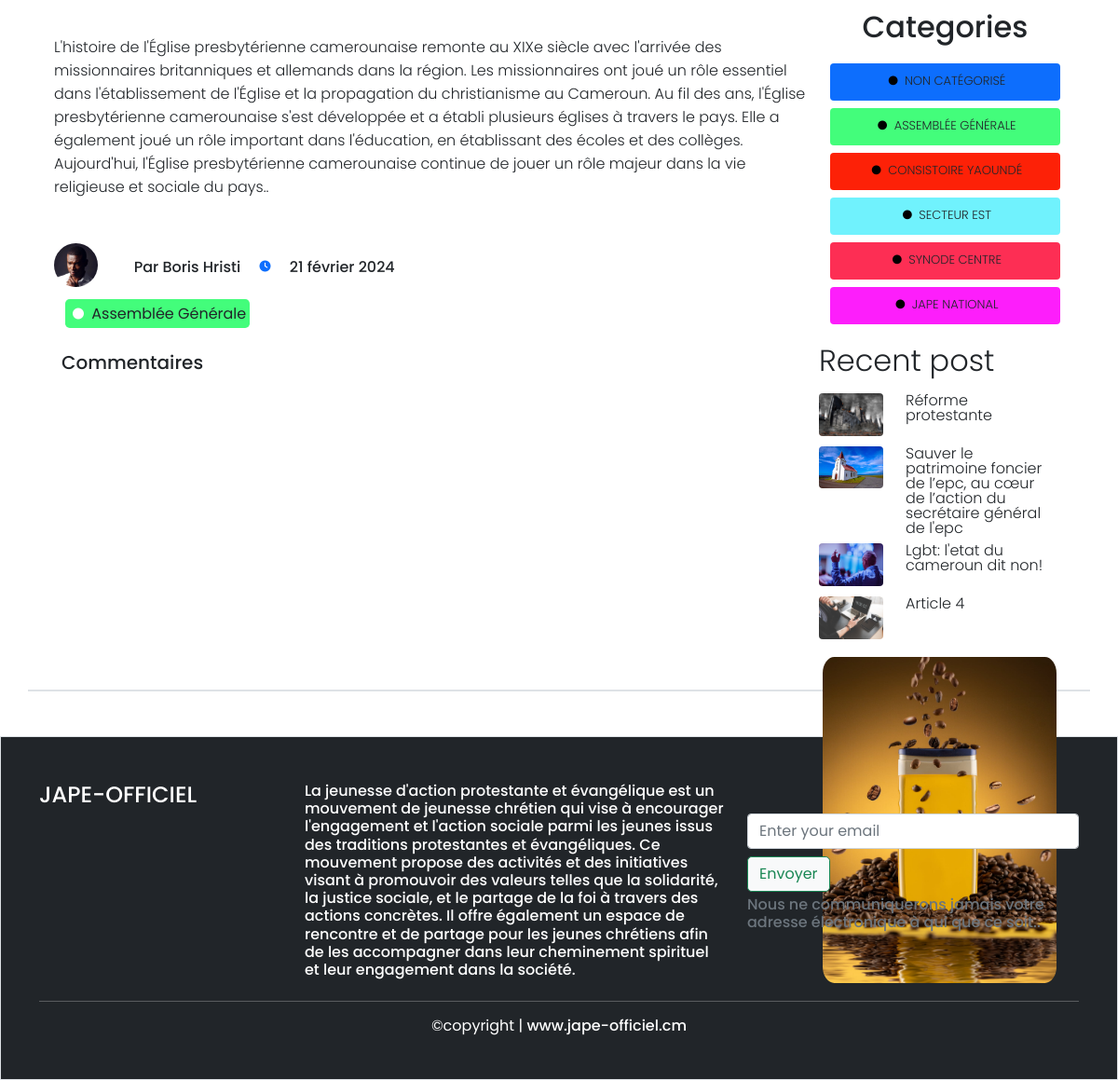
The page /post/eglise-presbyterienne-camerounaise/ (lower part) on the database as committed earlier.
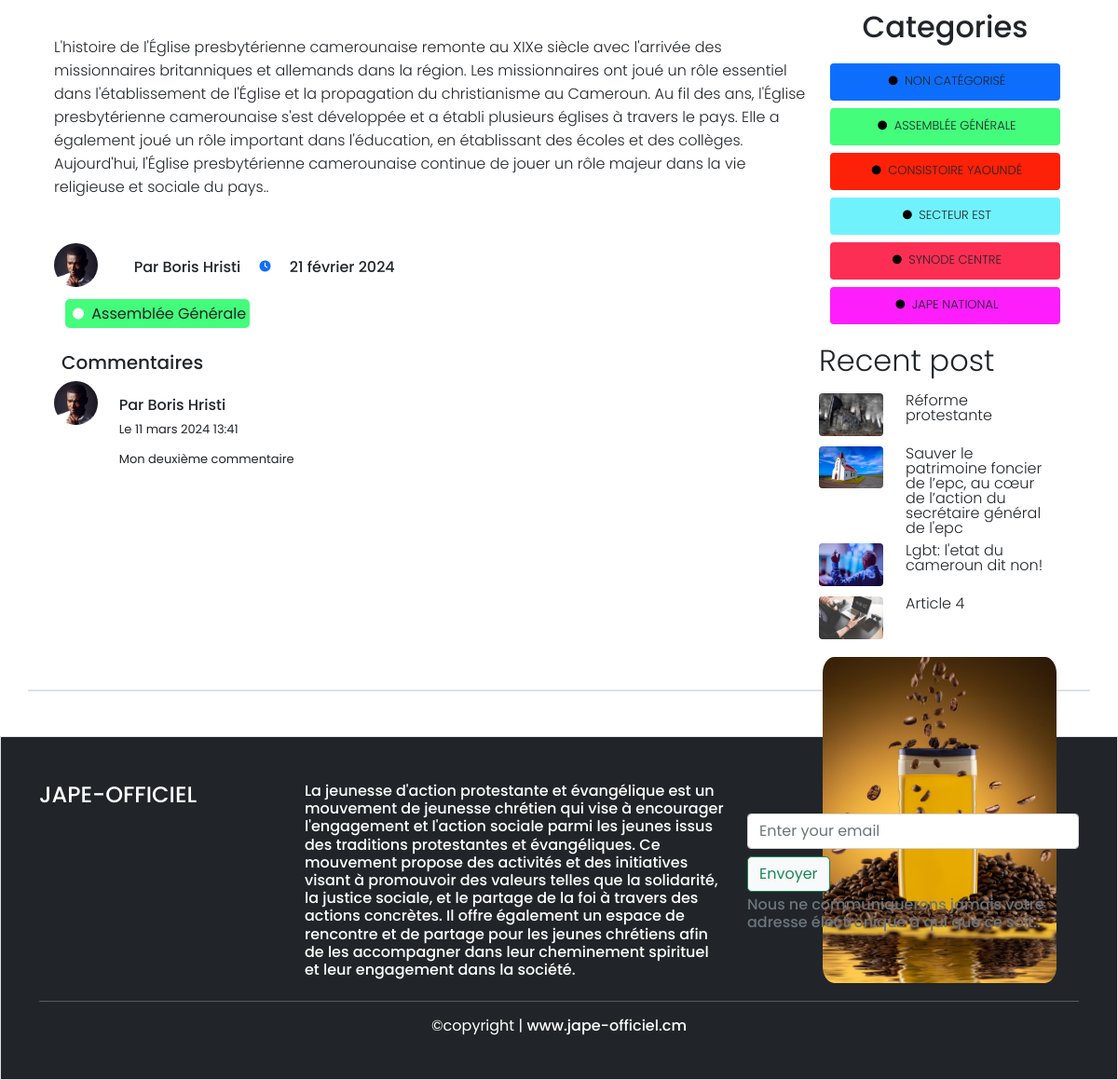
The same page on the database as committed later.
### blog/models.py (models this page shows, shortened)
class BlogPost(models.Model):
    title = models.CharField(max_length=255, unique=True, verbose_name='Titre')
    slug = models.SlugField(max_length=255, unique=True, blank=True)
    author = models.ForeignKey(User, on_delete=models.SET_NULL, null=True, blank=True)
    last_update = models.DateTimeField(auto_now=True)
    created_on = models.DateField(blank=True, null=True)
    category = models.ManyToManyField(CategoryPost)
    published = models.BooleanField(default=False, verbose_name="Publié")
    image = models.ImageField(upload_to="images")
    content = models.TextField(blank=True, verbose_name='Contenu')
    class Meta:
        ordering = ['-created_on']
        verbose_name = "Article"
    @property
    def author_or_default(self):
        return f"Par {self.author.first_name} {self.author.last_name}" if self.author else "Par auteur inconnu"

class CategoryPost(models.Model):
    title = models.CharField(max_length=100, unique=True, verbose_name="Categorie")
    cat_slug = models.SlugField(max_length=100, blank=True, editable=True)
    color = ColorField(default='#0D6EFD', unique=True)
    class Meta:
        verbose_name = "Catégorie"

class CommentsPost(models.Model):
    comment = models.TextField()
    post = models.ForeignKey(BlogPost, on_delete=models.SET_NULL, null=True)
    author = models.ForeignKey(User, on_delete=models.SET_NULL, null=True, blank=False)
    last_update = models.DateTimeField(auto_now=True)
    created_on = models.DateTimeField(auto_now=True)
    class Meta:
        ordering = ['-created_on']
        verbose_name = "Comment"

### blog/views.py (the view)
# urls.py: path('post/<str:slug>/', post_view, name="post_view"),
def post_view(request, slug):
    post = BlogPost.objects.get(slug=slug)
    categories_post = post.category.all()
    posts = BlogPost.objects.all().filter(published=True).exclude(slug=post.slug)
    categories = CategoryPost.objects.all()
    comments = CommentsPost.objects.all().filter(post=post)
    print(post.slug)
    print(post.title)
    context = {"post": post, "posts": posts[:4], "categories": categories[:6], "categories_post": categories_post,
               "comments": comments}
    return render(request, "blog/post_view.html", context)

### blog/templates/blog/post_view.html (shortened to what this page needs)
{% extends 'base.html' %}
{% load static %}
{% block content %}
<section class="container">
    <div class="col-12">
        <div class="row container m-0 mt-3 p-3">
            <div class="col-lg-9 p-0">
                <article>
                    <div>
                        <p class="poppins-light post-design">{{ post.content|safe }}.</p>
                    </div>
                    <div class="mt-5 p-0">
                        <div class="row">
                            <div class="col-1">
                                <img width="47px" class="rounded-circle"
                                     src="{% static 'img/profil_app.jpg' %}"
                                     alt="image profil">
                            </div>
                            <div class="col-8 my-3">
                                <span class="h6 ms-3"><a href="#"
                                                         class="title-link">{{ post.author_or_default }}</a></span>
                                <i class="fa-solid fa-clock fa-xs mx-3" style="color: #0D6EFD"></i>
                                <span class="h6"> {{ post.created_on }}</span>
                            </div>
                        </div>
                        <div class="col-12 ms-1">
                            {% for category_post in categories_post %}
                            <a style="text-decoration: none" class="m-1 p-1"
                               href="{%url 'category' category=category_post.cat_slug %}">
                                {% if category_post.color == '#0D6EFD' %}
                                <span style="background-color: {{ category_post.color }}; color: darkred"
                                      class="p-1 rounded-3">
                                {% else %}
                                <span style="background-color: {{ category_post.color }};"
                                      class="p-1 rounded-3 text-dark">
                                {% endif %}
                                    <i class="fa-solid fa-circle p-1 pt-3 pb-3 fa-xs" style="color: #ffffff;"></i>
                                    {{ category_post.title }}
                                </span>
                            </a>
                            {% endfor %}
                        </div>
                    </div>
                    <div class="mt-3">
                        <div class="row">
                            <span class="h5 m-2">Commentaires</span>
                            {% for comment in comments %}
                            <div class="col-1">
                                <img width="47px" class="rounded-circle"
                                     src="{% static 'img/profil_app.jpg' %}"
                                     alt="image profil">
                            </div>
                            <div class="col-11 mb-3">
                                <div class="my-3">
                                    <span class="h6 d-block">
                                        <a href="#" class="title-link">{{ post.author_or_default }}</a>
                                    </span>
                                    <span class="" style="font-size: small"> Le {{ comment.created_on }}</span>
                                </div>
                                <div>
                                    <span class="" style="font-size: small">
                                        {{ comment.comment }}
                                    </span>
                                </div>
                            </div>
                            {% endfor %}
                        </div>
                    </div>
                </article>
            </div>
            <div class="col-lg-3">
                <div class="col-12 m-2">
                    <h1 class="text-center mt-5 h2">Categories</h1>
                    <div class="row mt-3">
                        {% for category in categories %}
                        <div class="col-sm-6 col-md-4 col-lg-12 my-1">
                            <a class="title-link" href="{% url 'category' category=category.cat_slug %}">
                                <div class="img-hover p-1 rounded"
                                     style="background-size: cover; height: 40px; background-color: {{ category.color }} ">
                                    <h1 style="font-size: small"
                                        class="rounded-3 text-dark text-center my-2 poppins-light">
                                        <i class="fa-solid fa-circle p-1 fa-xs" style="color: #000000;"></i>
                                        {{ category.title|upper }}
                                    </h1>
                                </div>
                            </a>
                        </div>
                        {% endfor %}
                    </div>
                </div>
                <div class="col-12 mt-3 mb-3">
                    <div class="row g-2" style="height: 300px">
                        <div class="col-6 col-lg-12 p-0">
                            <div class="row g-2">
                                <div><h4 class="poppins-light h2">Recent post</h4></div>
                                {% for post in posts %}
                                <div class="col-12">
                                    <div class="row">
                                        <div class="col-4 img-fluid">
                                            <img class="img-fluid rounded" src="{{ post.image.url }}" alt="">
                                        </div>
                                        <div class="col-8">
                                            <h6>
                                                <a class="title-link poppins-light"
                                                   href="{% url 'post_view' slug=post.slug %}">
                                                    {{ post.title|lower|capfirst }}</a>
                                            </h6>
                                        </div>
                                    </div>
                                </div>
                                {% endfor %}
                            </div>
                        </div>
                        <div class="col-6 col-lg-12 p-0">
                            <div class="ps-1 pt-2">
                            </div>
                        </div>
                    </div>
                </div>
            </div>
        </div>
    </div>
</section>
{% endblock %}

### templates/base.html (shortened to what this page needs)
{% load static %}
<!DOCTYPE html>
<html lang="en">
<head>
    <link href="https://cdn.jsdelivr.net/npm/bootstrap@5.0.2/dist/css/bootstrap.min.css" rel="stylesheet"
>
    <link rel="stylesheet" href="{% static 'css/template.css' %}">
    <link rel="stylesheet" href="{% static 'css/fonts.css' %}">
    <link rel="stylesheet" href="{% static 'css/post.css' %}">
</head>
<body>
{% block content %}
{% endblock %}
<div class="container mt-5 mb-5 border gy-5">
</div>
<footer class="container-fluid bg-dark border text-white mt-3">
    <div class="container mb-5 mt-5">
        <div class="row">
            <div class="col-md-3 h4">
                JAPE-OFFICIEL
            </div>
            <div class="col-md-5 lead">
                <p class="h6">
                    La jeunesse d'action protestante et évangélique est un mouvement de jeunesse chrétien qui vise à
                    encourager l'engagement et l'action sociale parmi les jeunes issus des traditions protestantes et
                    évangéliques. Ce mouvement propose des activités et des initiatives visant à promouvoir des valeurs
                    telles que la solidarité, la justice sociale, et le partage de la foi à travers des actions
                    concrètes. Il offre également un espace de rencontre et de partage pour les jeunes chrétiens afin de
                    les accompagner dans leur cheminement spirituel et leur engagement dans la société.
                </p>
            </div>
            <div class="col-md-4 h3">
                <form>
                    <div class="mb-3">
                        <label for="exampleInputEmail1"></label><input type="email" class="form-control"
                                                                       id="exampleInputEmail1"
                                                                       aria-describedby="emailHelp"
                                                                       placeholder="Enter your email">
                        <button type="submit" class="btn btn-light rounded-3 btn-outline-success mt-2">Envoyer</button>
                        <div id="emailHelp" class="form-text"><p class="h6">Nous ne communiquerons jamais votre adresse électronique à qui que ce soit..</p></div>
                    </div>
                </form>
            </div>
        </div>
        <hr>
        <div class="col-12 d-grid justify-content-center">
            <span>&copy;copyright | <a href="#" class="title-link-white h6">www.jape-officiel.cm</a></span>
        </div>
    </div>
</footer>
</body>
</html>

### blog/static/css/template.css (style rules this page uses)
body { background-color: #ffffff; font-family: "Poppins", sans-serif; }
.img-hover { transition: transform .5s; }
.title-link, .title-link-nav, .title-link-white { position: relative; display: inline; }
.title-link { color: inherit; text-decoration: none; background: linear-gradient(to top, rgba(0, 0, 0, 0.5) 0%, rgba(0, 0, 0, 0.5) 10%, transparent 10.01%) no-repeat; background-size: 0 100%; transition: background-size .9s; }
.title-link-white { color: inherit; text-decoration: none; background: linear-gradient(to top, rgba(255,255,255, 0.5) 0%, rgba(255,255,255, 0.5) 10%, transparent 10.01%) no-repeat; background-size: 0 100%; transition: background-size .9s; }

### blog/static/css/post.css (style rules this page uses)
.post-design { text-align: left; font-size: 16px; line-height: normal; }

Rows that differ between the two databases and show on the page:
added CommentsPost: {{ post.author_or_default }} "Par Boris Hristi", created_on "11 mars 2024 13:41", comment "Mon deuxième commentaire"
